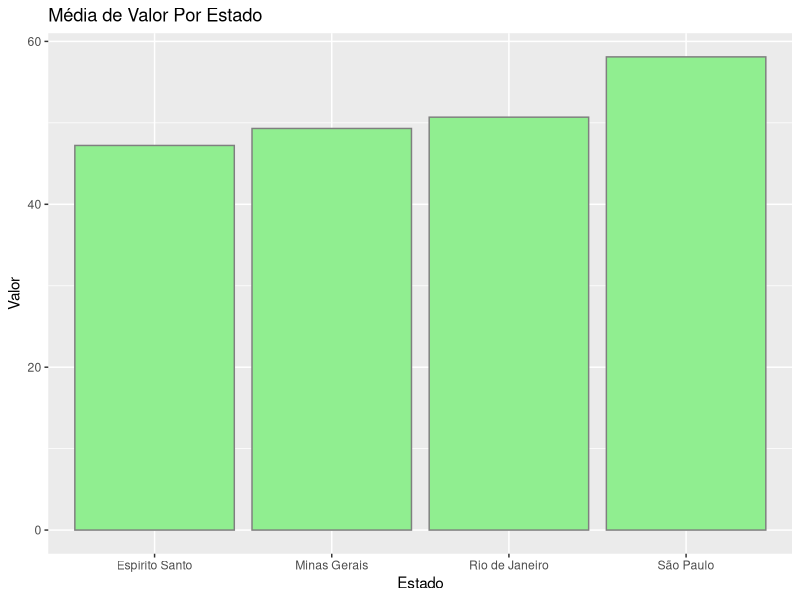

Generate this figure with R:
# Estatistica Basica 

# Parte 1 - Medidas de Posicao

# Definindo a pasta de trabalho
# Substitua o caminho abaixo pela pasta no seu PC
setwd("C:/Arquivos/Documents/PowerBI/Cap12")
getwd()

# Carregando o dataset
vendas <- read.csv("Vendas.csv", fileEncoding = "windows-1252")

# Resumo do dataset
View(vendas)
str(vendas)
summary(vendas$Valor)
summary(vendas$Custo)

# Media
?mean
mean(vendas$Valor)
mean(vendas$Custo)

# Media Ponderada
?weighted.mean
weighted.mean(vendas$Valor, w = vendas$Custo)

# Mediana
median(vendas$Valor)
median(vendas$Custo)

# Moda
# Criando uma funsao
moda <- function(v) {
  valor_unico <- unique(v)
  valor_unico[which.max(tabulate(match(v, valor_unico)))]
}

# Obtenha a Moda
resultado <- moda(vendas$Valor)
print(resultado)

# Obtenha a Moda
resultadoCusto <- moda(vendas$Custo)
print(resultadoCusto)

# Criando grafico de Media de valor Por Estado com ggplot2
install.packages("ggplot2")
library(ggplot2)

# Cria o grafico
ggplot(vendas) + 
  stat_summary(aes(x = Estado,
                   y = Valor),
               fun = mean,
               geom = "bar",
               fill = "lightgreen",
               col = "grey50") +
  labs(title = "Média de Valor Por Estado")

